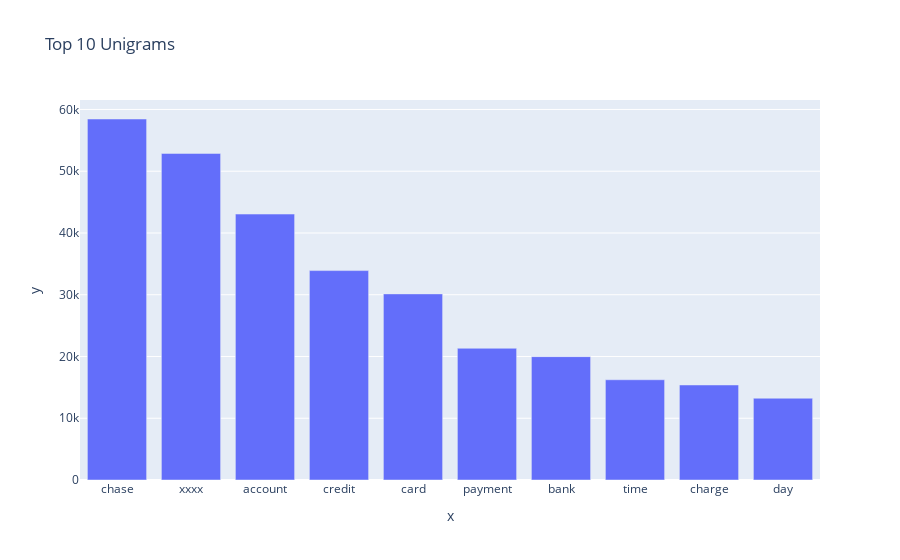

The code cell stored with this chart in its notebook:
### Code cell
#Print the top 10 words in the unigram frequency and plot the same using a bar graph
unigram = get_top_n_words(df_clean['Complaint_clean'], 1,10)
for word, freq in unigram:
    print(word, freq)
px.bar(x=[word for word, freq in unigram], y=[freq for word, freq in unigram], title='Top 10 Unigrams')

### Figure 1 — Plotly figure (JSON) as saved in the notebook; plotly's stock layout.template omitted (floating-point values rounded to 4 significant figures)
{"data": [{"alignmentgroup": "True", "hovertemplate": "x=%{x}<br>y=%{y}<extra></extra>", "legendgroup": "", "marker": {"color": "#636efa", "pattern": {"shape": ""}}, "name": "", "offsetgroup": "", "orientation": "v", "showlegend": false, "textposition": "auto", "type": "bar", "x": ["chase", "xxxx", "account", "credit", "card", "payment", "bank", "time", "charge", "day"], "xaxis": "x", "y": [58457, 52881, 43063, 33912, 30137, 21329, 19976, 16233, 15386, 13243], "yaxis": "y"}], "layout": {"barmode": "relative", "legend": {"tracegroupgap": 0}, "title": {"text": "Top 10 Unigrams"}, "xaxis": {"anchor": "y", "domain": [0, 1], "title": {"text": "x"}}, "yaxis": {"anchor": "x", "domain": [0, 1], "title": {"text": "y"}}}}
